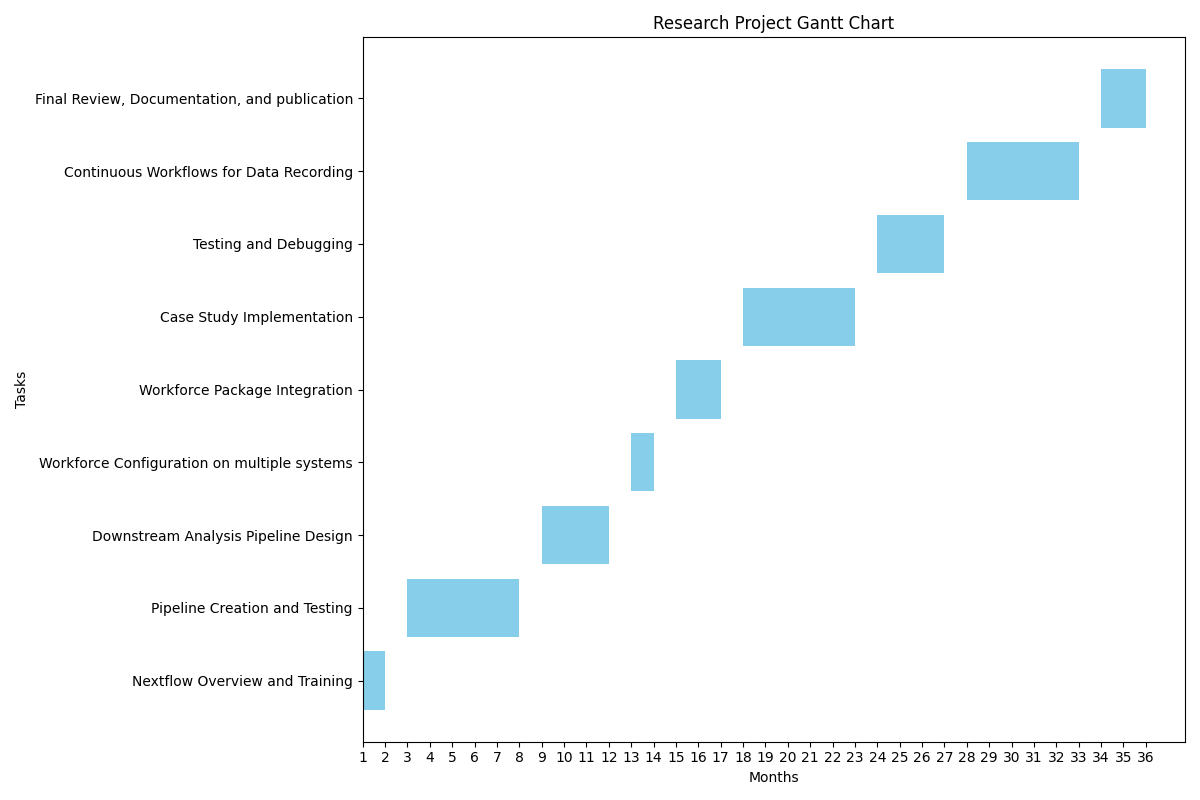

Here is the Python script that generated this plot:
import matplotlib.pyplot as plt
import pandas as pd
import numpy as np

# Data preparation
tasks = [
    {"Task": "Nextflow Overview and Training", "Start": "2024-04", "End": "2024-06"},
    {"Task": "Pipeline Creation and Testing", "Start": "2024-07", "End": "2024-12"},
    {"Task": "Downstream Analysis Pipeline Design", "Start": "2025-01", "End": "2025-04"},
    {"Task": "Workforce Configuration on multiple systems", "Start": "2025-05", "End": "2025-06"},
    {"Task": "Workforce Package Integration", "Start": "2025-07", "End": "2025-09"},
    {"Task": "Case Study Implementation", "Start": "2025-10", "End": "2026-03"},
    {"Task": "Testing and Debugging", "Start": "2026-04", "End": "2026-07"},
    {"Task": "Continuous Workflows for Data Recording", "Start": "2026-08", "End": "2027-01"},
    {"Task": "Final Review, Documentation, and publication", "Start": "2027-02", "End": "2027-04"}
]

df = pd.DataFrame(tasks)
df['Start'] = pd.to_datetime(df['Start'])
df['End'] = pd.to_datetime(df['End'])

# Convert dates to months from project start
project_start = df['Start'].min()
df['StartMonth'] = ((df['Start'] - project_start) / np.timedelta64(1, 'M')).astype(int) + 1
df['EndMonth'] = ((df['End'] - project_start) / np.timedelta64(1, 'M')).astype(int) + 1

# Plotting the Gantt chart with months from project start on the x-axis
fig, ax = plt.subplots(figsize=(12, 8))

ax.barh(df['Task'], df['EndMonth'] - df['StartMonth'], left=df['StartMonth'], color='skyblue')
ax.set_yticks(np.arange(len(df)))
ax.set_yticklabels(df['Task'])
ax.set_xlabel('Months')
ax.set_ylabel('Tasks')

# Set the x-ticks to show months
max_month = df['EndMonth'].max()
ax.set_xticks(np.arange(1, max_month + 1))

plt.title('Research Project Gantt Chart')
plt.tight_layout()
plt.savefig('gantt.png')
